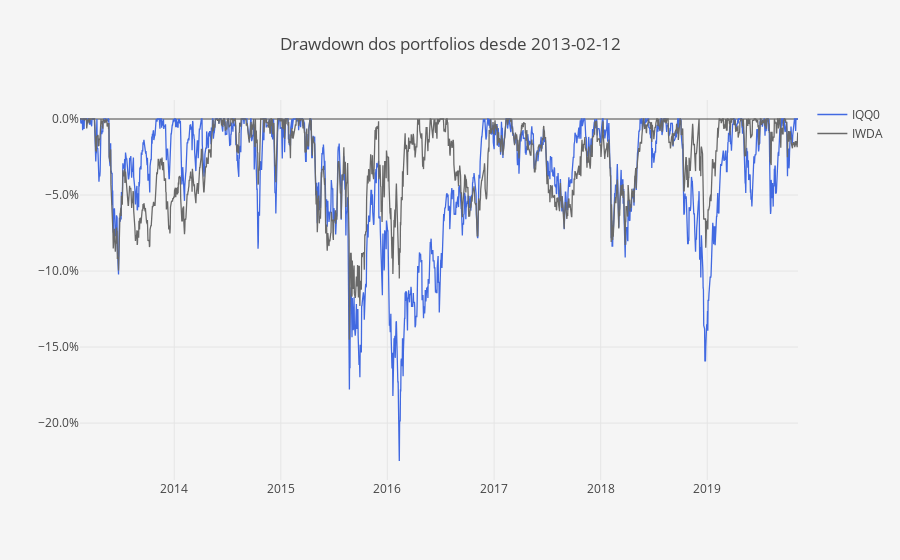

Notebook source saved alongside this figure:
### Markdown cell above
O gráfico acima apresenta a linha de performance de ambos os ETFs. Em baixo podemos ver um pequeno gráfico do diferencial absoluto entre ambos e nos apercebermos facilmente das diferentes performances ao longo do tempo. Podemos observar uma overperformance do IQQ0 em períodos de stress dos mercados accionistas que acaba por ser compensada por uma underperformance quando os mercados estão a subir.

### Code cell
DD = compute_drawdowns(fundos)
DD = DD /100

layout = go.Layout(
    title='Drawdown dos portfolios desde ' + Begin,
    plot_bgcolor='#f5f5f5',
    paper_bgcolor='#f5f5f5',
    xaxis=dict(
        title='',
        showgrid=True,
        titlefont=dict(size=12),
    ),
    yaxis=dict(
        title='',
        showgrid=True,
        zeroline=True, # Adicionar ou não a zero line
        tickformat=".1%" # tickformat=".2%" se quiseres mais casas decimais
    ))

trace0 = go.Scatter(
    x = DD.index,
    y = DD.iloc[:, 0],
    name = 'IQQ0',
    line = dict(
        color = 'royalblue',
        width = 1.3)
)

trace1 = go.Scatter(
    x = DD.index,
    y = DD.iloc[:, 1],
    name = 'IWDA',
    line = dict(
        color = 'dimgrey',
        width = 1.3)
)

data = [trace0, trace1]
        
fig = go.Figure(data=data, layout=layout)
py.iplot(fig)

### Figure 1 — Plotly figure (JSON) as saved in the notebook; plotly's stock layout.template omitted (floating-point values rounded to 4 significant figures; data arrays with more than 128 entries replaced by an {"elided": "..."} marker saying what was removed)
{"data": [{"line": {"color": "royalblue", "width": 1.3}, "name": "IQQ0", "type": "scatter", "uid": "b5d61335-d3a1-4455-845a-376d59e12a14", "x": {"elided": "2461 str values"}, "y": {"elided": "2461 float values"}}, {"line": {"color": "dimgrey", "width": 1.3}, "name": "IWDA", "type": "scatter", "uid": "a58140dd-de71-453d-96c7-61f7eb496824", "x": {"elided": "2461 str values"}, "y": {"elided": "2461 float values"}}], "layout": {"autosize": true, "paper_bgcolor": "#f5f5f5", "plot_bgcolor": "#f5f5f5", "title": {"text": "Drawdown dos portfolios desde 2013-02-12"}, "xaxis": {"autorange": true, "range": ["2013-02-12", "2019-11-08"], "showgrid": true, "title": {"font": {"size": 12}, "text": ""}, "type": "date"}, "yaxis": {"autorange": true, "range": [-0.2374, 0.0125], "showgrid": true, "tickformat": ".1%", "title": {"text": ""}, "type": "linear", "zeroline": true}}}
